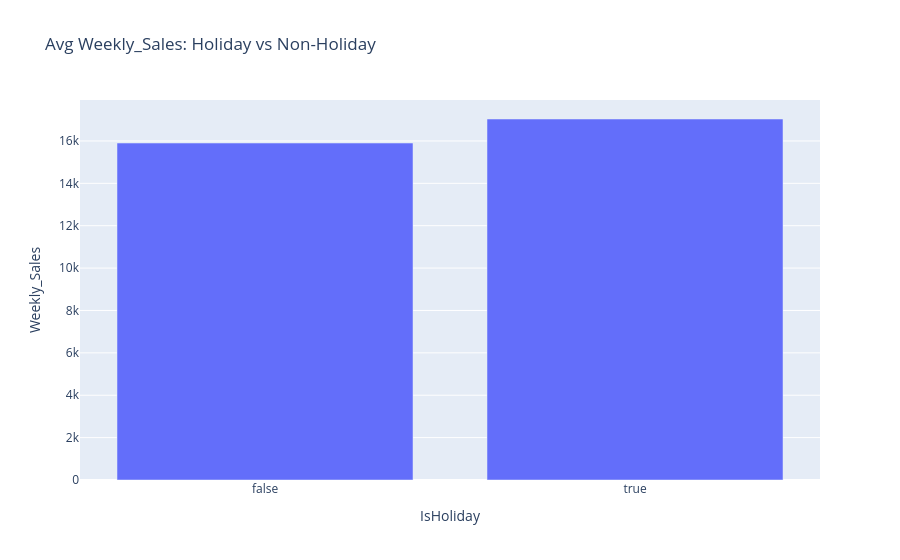

Here is the notebook cell this chart was saved with:
### Code cell
fig_holiday.show()

### Figure 1 — Plotly figure (JSON) as saved in the notebook; plotly's stock layout.template omitted (floating-point values rounded to 4 significant figures)
{"data": [{"hovertemplate": "IsHoliday=%{x}<br>Weekly_Sales=%{y}<extra></extra>", "legendgroup": "", "marker": {"color": "#636efa", "pattern": {"shape": ""}}, "name": "", "orientation": "v", "showlegend": false, "textposition": "auto", "type": "bar", "x": [false, true], "xaxis": "x", "y": [15900.0, 17040.0], "yaxis": "y"}], "layout": {"barmode": "relative", "legend": {"tracegroupgap": 0}, "title": {"text": "Avg Weekly_Sales: Holiday vs Non-Holiday"}, "xaxis": {"anchor": "y", "domain": [0, 1], "title": {"text": "IsHoliday"}}, "yaxis": {"anchor": "x", "domain": [0, 1], "title": {"text": "Weekly_Sales"}}}}
